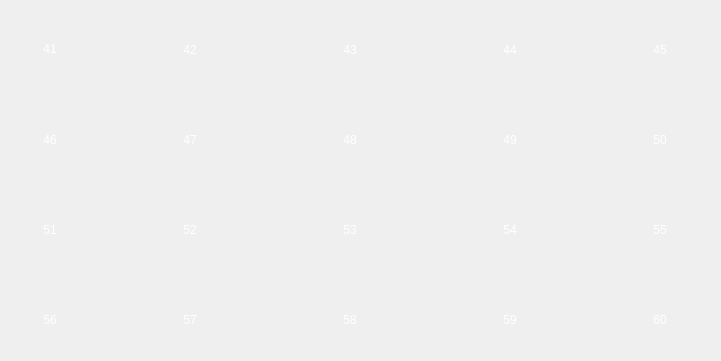
<?xml version="1.0" encoding="UTF-8"?>
<ui version="4.0">
 <class>page3</class>
 <widget class="QWidget" name="page3">
  <property name="geometry">
   <rect>
    <x>0</x>
    <y>0</y>
    <width>721</width>
    <height>361</height>
   </rect>
  </property>
  <property name="windowTitle">
   <string>Form</string>
  </property>
  <widget class="QPushButton" name="pushButton_6">
   <property name="geometry">
    <rect>
     <x>20</x>
     <y>110</y>
     <width>60</width>
     <height>60</height>
    </rect>
   </property>
   <property name="styleSheet">
    <string notr="true">font: 12pt &quot;方正粗圆简体&quot;;
background-image: url(:/res/res/btn_orange_1.png);
color: rgb(255, 255, 255);</string>
   </property>
   <property name="text">
    <string>46</string>
   </property>
   <property name="flat">
    <bool>true</bool>
   </property>
  </widget>
  <widget class="QPushButton" name="pushButton_10">
   <property name="geometry">
    <rect>
     <x>630</x>
     <y>110</y>
     <width>60</width>
     <height>60</height>
    </rect>
   </property>
   <property name="styleSheet">
    <string notr="true">font: 12pt &quot;方正粗圆简体&quot;;
background-image: url(:/res/res/btn_orange_1.png);
color: rgb(255, 255, 255);</string>
   </property>
   <property name="text">
    <string>50</string>
   </property>
   <property name="flat">
    <bool>true</bool>
   </property>
  </widget>
  <widget class="QPushButton" name="pushButton_15">
   <property name="geometry">
    <rect>
     <x>630</x>
     <y>200</y>
     <width>60</width>
     <height>60</height>
    </rect>
   </property>
   <property name="styleSheet">
    <string notr="true">font: 12pt &quot;方正粗圆简体&quot;;
background-image: url(:/res/res/btn_orange_1.png);
color: rgb(255, 255, 255);</string>
   </property>
   <property name="text">
    <string>55</string>
   </property>
   <property name="flat">
    <bool>true</bool>
   </property>
  </widget>
  <widget class="QPushButton" name="pushButton_16">
   <property name="geometry">
    <rect>
     <x>20</x>
     <y>290</y>
     <width>60</width>
     <height>60</height>
    </rect>
   </property>
   <property name="styleSheet">
    <string notr="true">font: 12pt &quot;方正粗圆简体&quot;;
background-image: url(:/res/res/btn_orange_1.png);
color: rgb(255, 255, 255);</string>
   </property>
   <property name="text">
    <string>56</string>
   </property>
   <property name="flat">
    <bool>true</bool>
   </property>
  </widget>
  <widget class="QPushButton" name="pushButton_9">
   <property name="geometry">
    <rect>
     <x>480</x>
     <y>110</y>
     <width>60</width>
     <height>60</height>
    </rect>
   </property>
   <property name="styleSheet">
    <string notr="true">font: 12pt &quot;方正粗圆简体&quot;;
background-image: url(:/res/res/btn_orange_1.png);
color: rgb(255, 255, 255);</string>
   </property>
   <property name="text">
    <string>49</string>
   </property>
   <property name="flat">
    <bool>true</bool>
   </property>
  </widget>
  <widget class="QPushButton" name="pushButton_4">
   <property name="geometry">
    <rect>
     <x>480</x>
     <y>20</y>
     <width>60</width>
     <height>60</height>
    </rect>
   </property>
   <property name="styleSheet">
    <string notr="true">font: 12pt &quot;方正粗圆简体&quot;;
background-image: url(:/res/res/btn_orange_1.png);
color: rgb(255, 255, 255);</string>
   </property>
   <property name="text">
    <string>44</string>
   </property>
   <property name="flat">
    <bool>true</bool>
   </property>
  </widget>
  <widget class="QPushButton" name="pushButton_1">
   <property name="geometry">
    <rect>
     <x>20</x>
     <y>19</y>
     <width>60</width>
     <height>60</height>
    </rect>
   </property>
   <property name="styleSheet">
    <string notr="true">font: 12pt &quot;方正粗圆简体&quot;;
background-image: url(:/res/res/btn_orange_1.png);
color: rgb(255, 255, 255);</string>
   </property>
   <property name="text">
    <string>41</string>
   </property>
   <property name="flat">
    <bool>true</bool>
   </property>
  </widget>
  <widget class="QPushButton" name="pushButton_14">
   <property name="geometry">
    <rect>
     <x>480</x>
     <y>200</y>
     <width>60</width>
     <height>60</height>
    </rect>
   </property>
   <property name="styleSheet">
    <string notr="true">font: 12pt &quot;方正粗圆简体&quot;;
background-image: url(:/res/res/btn_orange_1.png);
color: rgb(255, 255, 255);</string>
   </property>
   <property name="text">
    <string>54</string>
   </property>
   <property name="flat">
    <bool>true</bool>
   </property>
  </widget>
  <widget class="QPushButton" name="pushButton_17">
   <property name="geometry">
    <rect>
     <x>160</x>
     <y>290</y>
     <width>60</width>
     <height>60</height>
    </rect>
   </property>
   <property name="styleSheet">
    <string notr="true">font: 12pt &quot;方正粗圆简体&quot;;
background-image: url(:/res/res/btn_orange_1.png);
color: rgb(255, 255, 255);</string>
   </property>
   <property name="text">
    <string>57</string>
   </property>
   <property name="flat">
    <bool>true</bool>
   </property>
  </widget>
  <widget class="QPushButton" name="pushButton_5">
   <property name="geometry">
    <rect>
     <x>630</x>
     <y>20</y>
     <width>60</width>
     <height>60</height>
    </rect>
   </property>
   <property name="styleSheet">
    <string notr="true">font: 12pt &quot;方正粗圆简体&quot;;
background-image: url(:/res/res/btn_orange_1.png);
color: rgb(255, 255, 255);</string>
   </property>
   <property name="text">
    <string>45</string>
   </property>
   <property name="flat">
    <bool>true</bool>
   </property>
  </widget>
  <widget class="QPushButton" name="pushButton_19">
   <property name="geometry">
    <rect>
     <x>480</x>
     <y>290</y>
     <width>60</width>
     <height>60</height>
    </rect>
   </property>
   <property name="styleSheet">
    <string notr="true">font: 12pt &quot;方正粗圆简体&quot;;
background-image: url(:/res/res/btn_orange_1.png);
color: rgb(255, 255, 255);</string>
   </property>
   <property name="text">
    <string>59</string>
   </property>
   <property name="flat">
    <bool>true</bool>
   </property>
  </widget>
  <widget class="QPushButton" name="pushButton_3">
   <property name="geometry">
    <rect>
     <x>320</x>
     <y>20</y>
     <width>60</width>
     <height>60</height>
    </rect>
   </property>
   <property name="styleSheet">
    <string notr="true">font: 12pt &quot;方正粗圆简体&quot;;
background-image: url(:/res/res/btn_orange_1.png);
color: rgb(255, 255, 255);</string>
   </property>
   <property name="text">
    <string>43</string>
   </property>
   <property name="flat">
    <bool>true</bool>
   </property>
  </widget>
  <widget class="QPushButton" name="pushButton_11">
   <property name="geometry">
    <rect>
     <x>20</x>
     <y>200</y>
     <width>60</width>
     <height>60</height>
    </rect>
   </property>
   <property name="styleSheet">
    <string notr="true">font: 12pt &quot;方正粗圆简体&quot;;
background-image: url(:/res/res/btn_orange_1.png);
color: rgb(255, 255, 255);</string>
   </property>
   <property name="text">
    <string>51</string>
   </property>
   <property name="flat">
    <bool>true</bool>
   </property>
  </widget>
  <widget class="QPushButton" name="pushButton_18">
   <property name="geometry">
    <rect>
     <x>320</x>
     <y>290</y>
     <width>60</width>
     <height>60</height>
    </rect>
   </property>
   <property name="styleSheet">
    <string notr="true">font: 12pt &quot;方正粗圆简体&quot;;
background-image: url(:/res/res/btn_orange_1.png);
color: rgb(255, 255, 255);</string>
   </property>
   <property name="text">
    <string>58</string>
   </property>
   <property name="flat">
    <bool>true</bool>
   </property>
  </widget>
  <widget class="QPushButton" name="pushButton_12">
   <property name="geometry">
    <rect>
     <x>160</x>
     <y>200</y>
     <width>60</width>
     <height>60</height>
    </rect>
   </property>
   <property name="styleSheet">
    <string notr="true">font: 12pt &quot;方正粗圆简体&quot;;
background-image: url(:/res/res/btn_orange_1.png);
color: rgb(255, 255, 255);</string>
   </property>
   <property name="text">
    <string>52</string>
   </property>
   <property name="flat">
    <bool>true</bool>
   </property>
  </widget>
  <widget class="QPushButton" name="pushButton_2">
   <property name="geometry">
    <rect>
     <x>160</x>
     <y>20</y>
     <width>60</width>
     <height>60</height>
    </rect>
   </property>
   <property name="styleSheet">
    <string notr="true">font: 12pt &quot;方正粗圆简体&quot;;
background-image: url(:/res/res/btn_orange_1.png);
color: rgb(255, 255, 255);</string>
   </property>
   <property name="text">
    <string>42</string>
   </property>
   <property name="flat">
    <bool>true</bool>
   </property>
  </widget>
  <widget class="QPushButton" name="pushButton_8">
   <property name="geometry">
    <rect>
     <x>320</x>
     <y>110</y>
     <width>60</width>
     <height>60</height>
    </rect>
   </property>
   <property name="styleSheet">
    <string notr="true">font: 12pt &quot;方正粗圆简体&quot;;
background-image: url(:/res/res/btn_orange_1.png);
color: rgb(255, 255, 255);</string>
   </property>
   <property name="text">
    <string>48</string>
   </property>
   <property name="flat">
    <bool>true</bool>
   </property>
  </widget>
  <widget class="QPushButton" name="pushButton_13">
   <property name="geometry">
    <rect>
     <x>320</x>
     <y>200</y>
     <width>60</width>
     <height>60</height>
    </rect>
   </property>
   <property name="styleSheet">
    <string notr="true">font: 12pt &quot;方正粗圆简体&quot;;
background-image: url(:/res/res/btn_orange_1.png);
color: rgb(255, 255, 255);</string>
   </property>
   <property name="text">
    <string>53</string>
   </property>
   <property name="flat">
    <bool>true</bool>
   </property>
  </widget>
  <widget class="QPushButton" name="pushButton_7">
   <property name="geometry">
    <rect>
     <x>160</x>
     <y>110</y>
     <width>60</width>
     <height>60</height>
    </rect>
   </property>
   <property name="styleSheet">
    <string notr="true">font: 12pt &quot;方正粗圆简体&quot;;
background-image: url(:/res/res/btn_orange_1.png);
color: rgb(255, 255, 255);</string>
   </property>
   <property name="text">
    <string>47</string>
   </property>
   <property name="flat">
    <bool>true</bool>
   </property>
  </widget>
  <widget class="QPushButton" name="pushButton_20">
   <property name="geometry">
    <rect>
     <x>630</x>
     <y>290</y>
     <width>60</width>
     <height>60</height>
    </rect>
   </property>
   <property name="styleSheet">
    <string notr="true">font: 12pt &quot;方正粗圆简体&quot;;
background-image: url(:/res/res/btn_orange_1.png);
color: rgb(255, 255, 255);</string>
   </property>
   <property name="text">
    <string>60</string>
   </property>
   <property name="flat">
    <bool>true</bool>
   </property>
  </widget>
 </widget>
 <resources/>
 <connections/>
</ui>
